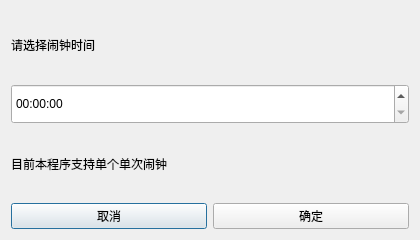
<?xml version="1.0" encoding="UTF-8"?>
<ui version="4.0">
 <class>AlarmDialog</class>
 <widget class="QDialog" name="AlarmDialog">
  <property name="geometry">
   <rect>
    <x>0</x>
    <y>0</y>
    <width>420</width>
    <height>240</height>
   </rect>
  </property>
  <property name="windowTitle">
   <string>设定闹钟</string>
  </property>
  <layout class="QVBoxLayout" name="verticalLayout">
   <item>
    <widget class="QLabel" name="labelTip">
     <property name="text">
      <string>请选择闹钟时间</string>
     </property>
    </widget>
   </item>
   <item>
    <widget class="QTimeEdit" name="timeEdit">
     <property name="minimumSize">
      <size>
       <width>220</width>
       <height>40</height>
      </size>
     </property>
    </widget>
   </item>
   <item>
    <widget class="QLabel" name="labelSingle">
     <property name="text">
      <string>目前本程序支持单个单次闹钟</string>
     </property>
    </widget>
   </item>
   <item>
    <layout class="QHBoxLayout" name="horizontalLayoutBtn">
     <item>
      <widget class="QPushButton" name="btnCancel">
       <property name="text">
        <string>取消</string>
       </property>
      </widget>
     </item>
     <item>
      <widget class="QPushButton" name="btnOk">
       <property name="text">
        <string>确定</string>
       </property>
      </widget>
     </item>
    </layout>
   </item>
  </layout>
 </widget>
 <resources/>
 <connections/>
</ui>
